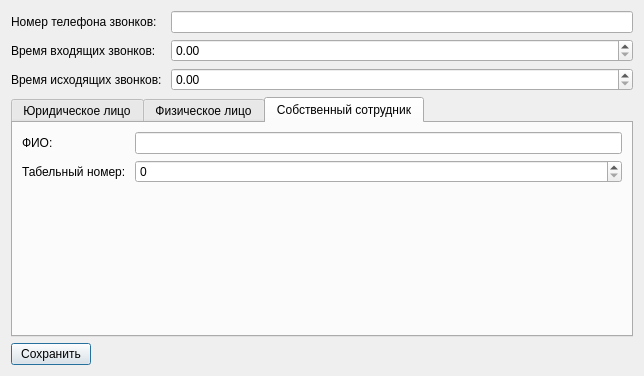
<?xml version="1.0" encoding="UTF-8"?>
<ui version="4.0">
 <class>AddUserWindow</class>
 <widget class="QDialog" name="AddUserWindow">
  <property name="geometry">
   <rect>
    <x>0</x>
    <y>0</y>
    <width>644</width>
    <height>376</height>
   </rect>
  </property>
  <property name="windowTitle">
   <string>Ввод данных абонента </string>
  </property>
  <layout class="QVBoxLayout" name="verticalLayout">
   <item>
    <layout class="QFormLayout" name="formLayout">
     <item row="0" column="0">
      <widget class="QLabel" name="label_number">
       <property name="text">
        <string>Номер телефона звонков:</string>
       </property>
      </widget>
     </item>
     <item row="1" column="0">
      <widget class="QLabel" name="label_time_inp">
       <property name="text">
        <string>Время входящих звонков: </string>
       </property>
      </widget>
     </item>
     <item row="1" column="1">
      <widget class="QDoubleSpinBox" name="doubleSpinBox_time_inp">
       <property name="maximum">
        <double>1000000000.000000000000000</double>
       </property>
      </widget>
     </item>
     <item row="2" column="0">
      <widget class="QLabel" name="label_time_out">
       <property name="text">
        <string>Время исходящих звонков: </string>
       </property>
      </widget>
     </item>
     <item row="2" column="1">
      <widget class="QDoubleSpinBox" name="doubleSpinBox_time_out">
       <property name="maximum">
        <double>1000000000.000000000000000</double>
       </property>
      </widget>
     </item>
     <item row="0" column="1">
      <widget class="QLineEdit" name="lineEdit_number"/>
     </item>
    </layout>
   </item>
   <item>
    <widget class="QTabWidget" name="tabWidget_type">
     <property name="currentIndex">
      <number>2</number>
     </property>
     <widget class="QWidget" name="tab_LEMS">
      <attribute name="title">
       <string>Юридическое лицо</string>
      </attribute>
      <layout class="QFormLayout" name="formLayout_3">
       <item row="0" column="0">
        <widget class="QLabel" name="label_LEMS_INN">
         <property name="text">
          <string>ИНН: </string>
         </property>
        </widget>
       </item>
       <item row="1" column="0">
        <widget class="QLabel" name="label_LEMS_name">
         <property name="text">
          <string>Название: </string>
         </property>
        </widget>
       </item>
       <item row="1" column="1">
        <widget class="QLineEdit" name="lineEdit_LEMS_name"/>
       </item>
       <item row="2" column="0">
        <widget class="QLabel" name="label_LEMS_address">
         <property name="text">
          <string>Адрес:</string>
         </property>
        </widget>
       </item>
       <item row="2" column="1">
        <widget class="QLineEdit" name="lineEdit_LEMS_addres"/>
       </item>
       <item row="0" column="1">
        <widget class="QLineEdit" name="lineEdit_LEMS_INN">
         <property name="maxLength">
          <number>11</number>
         </property>
        </widget>
       </item>
      </layout>
     </widget>
     <widget class="QWidget" name="tab_IMS">
      <attribute name="title">
       <string>Физическое лицо</string>
      </attribute>
      <layout class="QFormLayout" name="formLayout_2">
       <item row="0" column="0">
        <widget class="QLabel" name="label_IMS_full_name">
         <property name="text">
          <string>ФИО: </string>
         </property>
        </widget>
       </item>
       <item row="0" column="1">
        <widget class="QLineEdit" name="lineEdit_IMS_full_name"/>
       </item>
       <item row="1" column="0">
        <widget class="QLabel" name="label_IMS_passport_data">
         <property name="text">
          <string>Паспортные данные: </string>
         </property>
        </widget>
       </item>
       <item row="1" column="1">
        <widget class="QLineEdit" name="lineEdit_IMS_passport_data"/>
       </item>
       <item row="2" column="0">
        <widget class="QLabel" name="label_IMS_balance">
         <property name="text">
          <string>Баланс счета: </string>
         </property>
        </widget>
       </item>
       <item row="2" column="1">
        <widget class="QDoubleSpinBox" name="doubleSpinBox_IMS_balance">
         <property name="maximum">
          <double>1000000000.000000000000000</double>
         </property>
        </widget>
       </item>
      </layout>
     </widget>
     <widget class="QWidget" name="tab_EMS">
      <attribute name="title">
       <string>Собственный сотрудник</string>
      </attribute>
      <layout class="QFormLayout" name="formLayout_4">
       <item row="0" column="0">
        <widget class="QLabel" name="label_EMS_full_name">
         <property name="text">
          <string>ФИО: </string>
         </property>
        </widget>
       </item>
       <item row="0" column="1">
        <widget class="QLineEdit" name="lineEdit_EMS_full_name"/>
       </item>
       <item row="1" column="0">
        <widget class="QLabel" name="label_EMS_service_number">
         <property name="text">
          <string>Табельный номер: </string>
         </property>
        </widget>
       </item>
       <item row="1" column="1">
        <widget class="QSpinBox" name="spinBox_EMS_service_number">
         <property name="maximum">
          <number>1000000000</number>
         </property>
        </widget>
       </item>
      </layout>
     </widget>
    </widget>
   </item>
   <item>
    <layout class="QHBoxLayout" name="horizontalLayout">
     <item>
      <widget class="QPushButton" name="pushButton_save">
       <property name="text">
        <string>Сохранить</string>
       </property>
      </widget>
     </item>
     <item>
      <spacer name="horizontalSpacer">
       <property name="orientation">
        <enum>Qt::Horizontal</enum>
       </property>
       <property name="sizeHint" stdset="0">
        <size>
         <width>40</width>
         <height>20</height>
        </size>
       </property>
      </spacer>
     </item>
    </layout>
   </item>
  </layout>
 </widget>
 <resources/>
 <connections/>
</ui>
